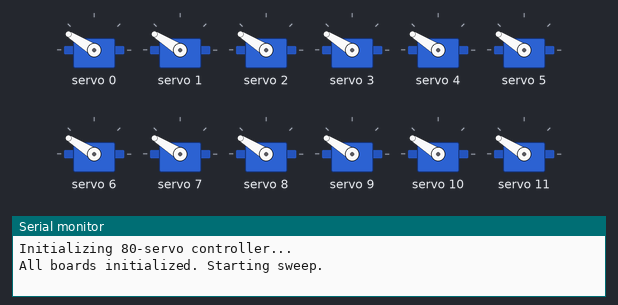
This sketch was run on a simulated Arduino Uno, built with avr-gcc and run on an emulated ATmega328P. Parts: 12 × servo, the last lines printed to the serial monitor.

Above: at 1.73 s.
At 5.16 s:
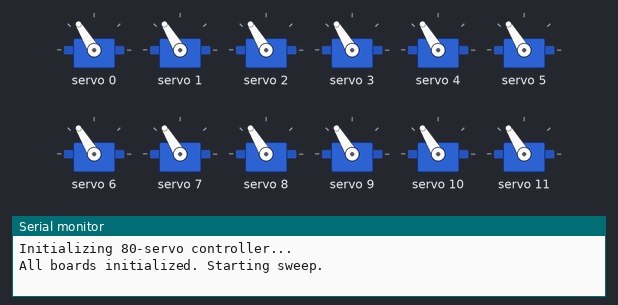
At 8.71 s:
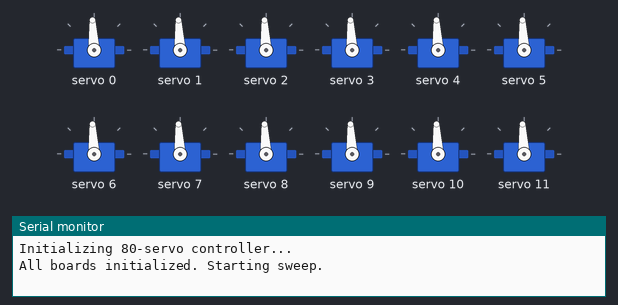
At 15.2 s:
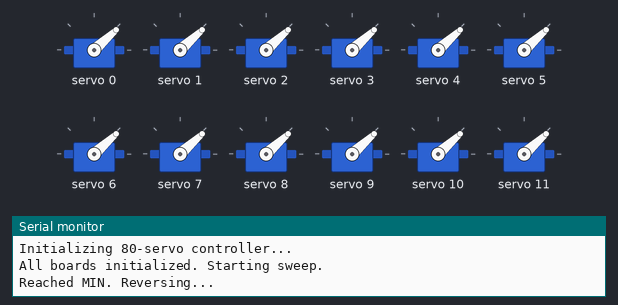
At 20.23 s:
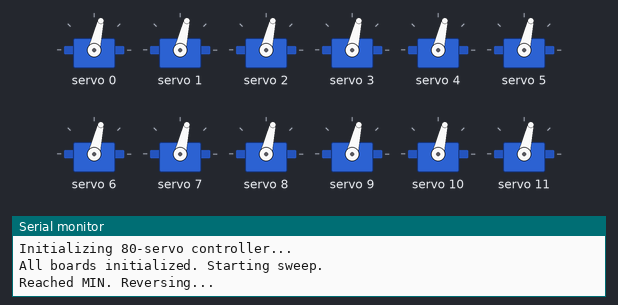
At 30.8 s:
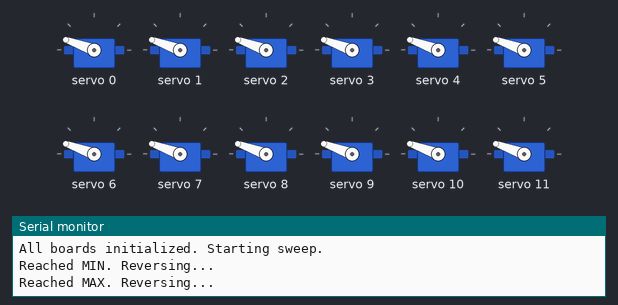
Timing chart, 0 to 40.0 s (numbered marks = the images above):
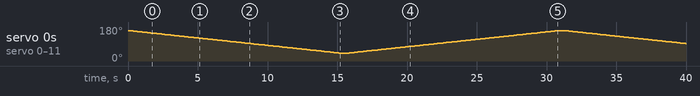

Measured:
- by itself, servo 0–11: 160° → 159° at 0.22 s, → 158° 0.15 s later, → 157° 0.12 s later, → 156° 0.18 s later, … (304 changes in this stretch)

The sketch:

sofie_servo_arduino.ino
```cpp
/**
 * 80-Servo Controller using 5x Adafruit PCA9685 PWM Driver Boards
 *
 * Hardware: Arduino Uno + 5x Adafruit PCA9685 (I2C addresses 0x40–0x43)
 * Each board drives 16 servos, 80 total.
 *
 * Dependencies:
 *  - Adafruit PWM Servo Driver Library
 *  - elapsedMillis by Paul Stoffregen
 *
 * Author: Sofie Tveitnes
 * Date: 07.03.2026
 */

#include <Wire.h>
#include <Adafruit_PWMServoDriver.h>
#include <elapsedMillis.h>

// ---------------------------------------------------------------------------
// Hardware config
// ---------------------------------------------------------------------------

/**
* CHANGED: Your original code had four separate #defines for each board's
* servo count (BOARD1_SERVOS, BOARD2_SERVOS, etc.), all set to 16.
* Since they're all identical, we only need one constant (SERVOS_PER_BOARD).
* TOTAL_SERVOS is then derived automatically. If board counts ever differ,
* you can revisit this, but always prefer DRY (Don't Repeat Yourself) code.
*CHANGED: I added one more board and changed elsewhere in the code as well so it accounts for 80 servos.
*/
#define SERVOS_PER_BOARD 16
#define NUM_BOARDS 5
#define TOTAL_SERVOS (SERVOS_PER_BOARD * NUM_BOARDS)

/**
* These pulse limits are fine as definitions (#define) since they are true compile-time constants used to configure hardware, never used by the system after initial setup.
* Adjust these values if your servos don't reach their full range of motion, or if they buzz/strain when reaching limits
*/
#define SERVO_MIN 200
#define SERVO_MAX 450
#define SERVO_FREQ 50  // in Hz

// The PCA9685 has an internal oscillator that drifts slightly between boards and changes in temperature, which will in turn affect the servo frequency randomly.
// Setting this to a measured value (27MHz here) improves PWM accuracy.
// UL means unsigned long
#define OSC_FREQ 27000000UL

/** Timing constants for the sweep loop
*CHANGED: I changed the pulse step as I want it to be a bit faster
*/
#define SWEEP_STEP_MS 10    // milliseconds between each pulse step
#define SWEEP_PAUSE_MS 500  // milliseconds to pause between sweep directions

// ---------------------------------------------------------------------------
// PWM driver instances
// ---------------------------------------------------------------------------

// CHANGED: Your original code declared four separate named variables:
//   Adafruit_PWMServoDriver pwm1 = Adafruit_PWMServoDriver(0x40); etc.
//
// Grouping them into an array means we can initialize and address them
// with a loop or index instead of repeating the same code four times.
// The I2C addresses (0x40–0x43) are set physically on each board via
// solder jumpers on the A0–A5 pads — make sure they match your hardware.
Adafruit_PWMServoDriver boards[NUM_BOARDS] = {
  Adafruit_PWMServoDriver(0x40),
  Adafruit_PWMServoDriver(0x41),
  Adafruit_PWMServoDriver(0x42),
  Adafruit_PWMServoDriver(0x43),
  Adafruit_PWMServoDriver(0x44)
  };

// ---------------------------------------------------------------------------
// Sweep state
// ---------------------------------------------------------------------------

// CHANGED: You used delay() in your original loop to pace the sweep and
// pause between directions. delay() is problematic in embedded code because
// it completely halts the CPU, meaning nothing else can happen during a delay,
// including reading sensors, handling serial input, or any future feature.
//
// elapsedMillis is a cleaner alternative: it tracks time passively using
// the hardware timer underneath millis(), and you just check "has enough
// time passed?" without ever blocking. Think of it like a stopwatch you
// can reset, rather than a sleep command.
//
// These three variables together represent the full state of the sweep:
// where we are, which direction we're going, and whether we're pausing.
elapsedMillis sweepTimer;
elapsedMillis pauseTimer;

uint16_t currentPulse = SERVO_MAX;  // Start at max position
bool sweepingDown = true;           // true = MAX→MIN, false = MIN→MAX
bool inPause = false;               // true while waiting between sweeps
const int BAUD_RATE = 9600;
const uint32_t I2C_CLOCK_FREQ = 400000;

// ---------------------------------------------------------------------------
// Function declarations (prototypes)
// ---------------------------------------------------------------------------

// Declaring functions here at the top lets you define them in any order below, an make it easy to see at the top which methods you implement
bool initBoards();
void setServoPWM(uint8_t servoIndex, uint16_t pulselen);

// ---------------------------------------------------------------------------
// Board initialization
// ---------------------------------------------------------------------------

/**
 * Initializes all four PWM driver boards over I2C.
* @return true if initialization completed
 *
 * CHANGED: This method is implemented to make the void setup() more readble and modular (= future proofing).
 * Your original setup() called begin(), setOscillatorFrequency(), and setPWMFreq() four times with copy-pasted code, once per board.
 * Extracting this into a dedicated function with a loop eliminates the repetition and makes it easy to add or remove boards in one place. We like to code lazy :)
 *
 * The bool return type is intentional, meaning it returns true/false to the setup method, so you can implement failure detection at this step in the future.
 * The Adafruit library doessn't return any error detection, so here we return true by default.
 */
bool initBoards() {
  for (uint8_t i = 0; i < NUM_BOARDS; i++) {
    boards[i].begin();
    boards[i].setOscillatorFrequency(OSC_FREQ);
    boards[i].setPWMFreq(SERVO_FREQ);
  }
  return true;
}

// ---------------------------------------------------------------------------
// Servo dispatch
// ---------------------------------------------------------------------------

/**
 * Moves a single servo to a given pulse width.
 *
 * CHANGED: This function existed in your original code but was empty, which meant none of your sweep loops actually did anything when called.
 *
 * We have 64 servos numbered 0–63 across 4 boards, but each board only knows about its own 16 channels (0–15).
 * This function automatically figures out which board/channel a given servo belongs to.
 * You just pass a number from 0 to 63 (= a servo) and it handles the rest.
 *
 * If you scale up (f.eks. 5 boards, 80 servos), just update variable NUM_BOARDS and add an extra board to the boards[] array, this function will adapt automatically.
 *
 * Example: servo 37
 *   37 / 16 = 2  → boards[2] (the third board, address 0x42)
 *   37 % 16 = 5  → channel 5 on that board
 *
 * @param servoIndex  Which servo to move, 0 to 79
 * @param pulselen    Pulse width, between SERVO_MIN and SERVO_MAX
 */
void setServoPWM(uint8_t servoIndex, uint16_t pulselen) {
  // Bounds guard: silently ignore out of range indices rather than sending garbage to a nonexistent board channel
  if (servoIndex >= TOTAL_SERVOS) return;

  uint8_t boardIndex = servoIndex / SERVOS_PER_BOARD;
  uint8_t channel = servoIndex % SERVOS_PER_BOARD;

  boards[boardIndex].setPWM(channel, 0, pulselen);
}

// ---------------------------------------------------------------------------
// Setup
// ---------------------------------------------------------------------------

void setup() {
  Serial.begin(BAUD_RATE);
  Wire.setClock(I2C_CLOCK_FREQ);

  // NOTE: F() wraps string literals so they are stored in flash (program memory) instead of being copied into RAM at startup (the UNo doesnt have a lot of RAM..)
  Serial.println(F("Initializing 80-servo controller..."));

  if (!initBoards()) {
    Serial.println(F("ERROR: Board initialization failed. Check wiring and I2C addresses."));
    while (1)
      ;  // Halt — no point continuing if drivers aren't responding
  }

  Serial.println(F("All boards initialized. Starting sweep."));

  // Move all servos to the starting position before the loop begins, so they don't jump unpredictably
  for (uint8_t s = 0; s < TOTAL_SERVOS; s++) {
    setServoPWM(s, currentPulse);
  }

  //reset timer
  sweepTimer = 0;
}

// ---------------------------------------------------------------------------
// Main loop
// ---------------------------------------------------------------------------

/**
 * Sweeps all 64 servos back and forth between SERVO_MIN and SERVO_MAX, one pulse-width tick per SWEEP_STEP_MS interval, with a pause of SWEEP_PAUSE_MS between direction changes.
 *
 * CHANGED: Your original loop() used delay() three times, once per sweep step and once between sweeps.
 * Since delay() blocks the CPU, we use elapsedMillis() (external library) to achieve the same timing without blocking the system.
 *
 * The logic is structured with three states:
 *   Pausing: waiting between directions (inPause == true)
 *   Sweeping down: decrementing pulse toward SERVO_MIN
 *   Sweeping up: incrementing pulse toward SERVO_MAX
 *
 * Because loop() returns immediately if there's nothing to do, other code
 * (sensor reads, serial commands, etc.) can be added here later without
 * disrupting the sweep timing.
 */
void loop() {

  // Pausing
  if (inPause) {
    if (pauseTimer >= SWEEP_PAUSE_MS) {
      inPause = false;
      sweepTimer = 0;  // Reset sweep timer so next step starts cleanly
    }
    return;  // Nothing else to do while pausing
  }

  // Sweeping down/up
  if (sweepTimer >= SWEEP_STEP_MS) {
    sweepTimer = 0;

    // Apply the current PWM to every servo
    for (uint8_t s = 0; s < TOTAL_SERVOS; s++) {
      setServoPWM(s, currentPulse);
    }

    if (sweepingDown) {
      // Moving MAX to MIN
      if (currentPulse > SERVO_MIN) {
        currentPulse--;
      } else {
        // Hit the bottom, flip direction and pause
        Serial.println(F("Reached MIN. Reversing..."));
        sweepingDown = false;
        inPause = true;
        pauseTimer = 0;
      }
    } else {
      // Moving MIN to MAX
      if (currentPulse < SERVO_MAX) {
        currentPulse++;
      } else {
        // Hit the top, flip direction and pause
        Serial.println(F("Reached MAX. Reversing..."));
        sweepingDown = true;
        inPause = true;
        pauseTimer = 0;
      }
    }
  }
}
```
